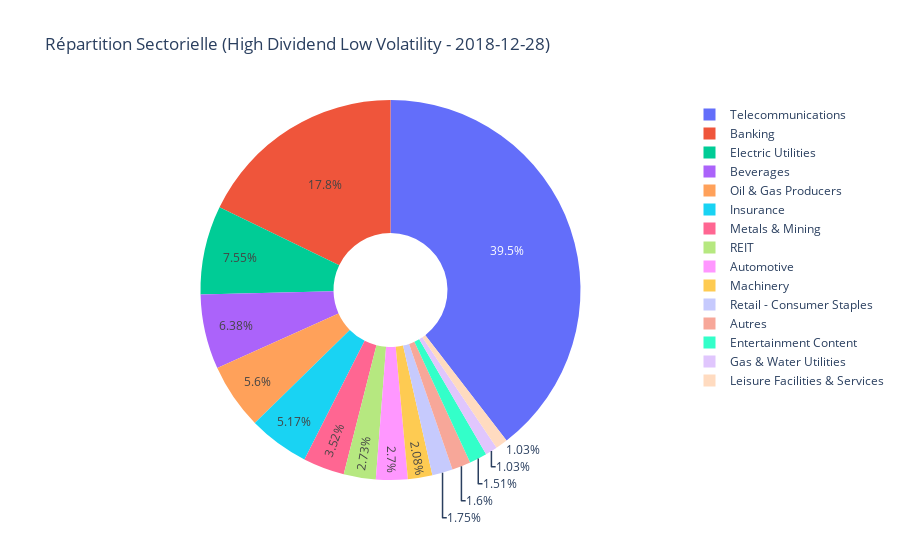
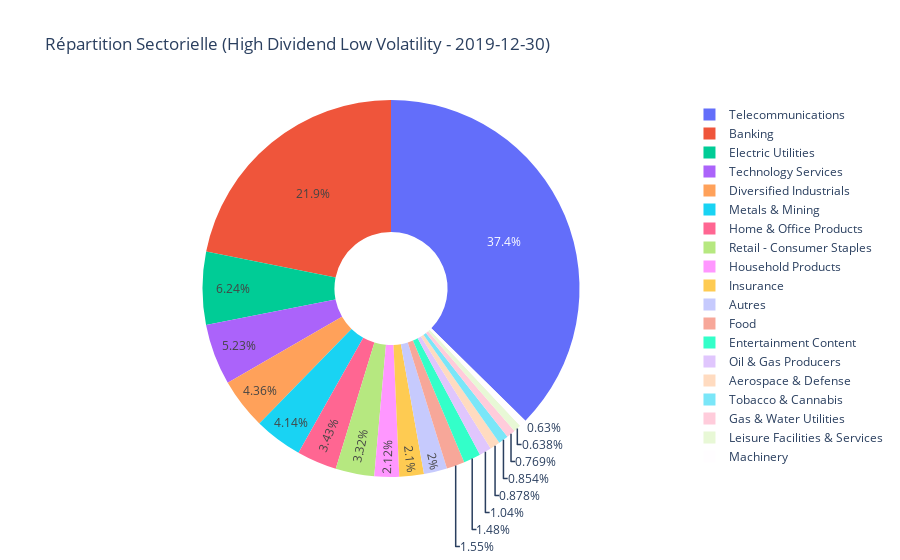
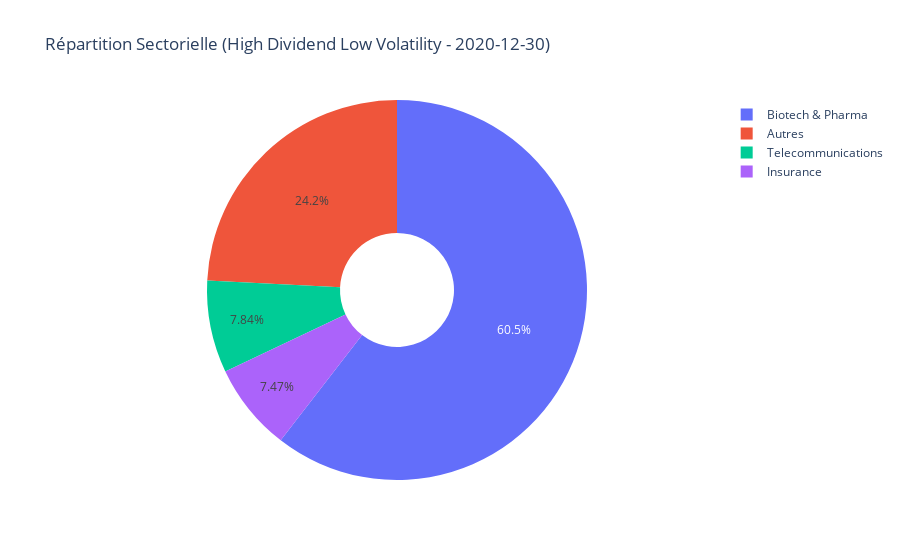
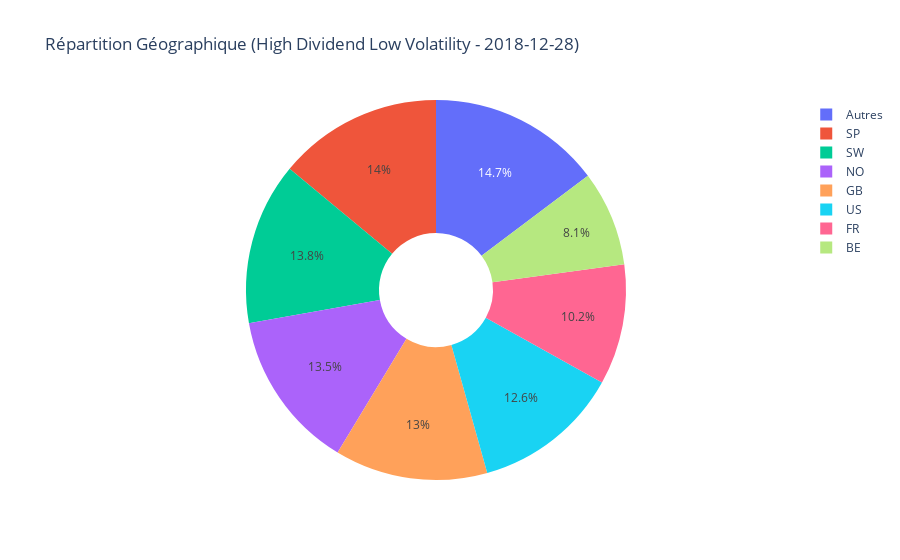

The notebook cell saved with these charts, in order:
### Markdown cell above
# 📊 Stratégie High Dividend Low Volatility  

## 🔹 Principe  
Cette stratégie combine les actions avec un **rendement en dividendes élevé** et une **faible volatilité**, en s'inspirant des méthodologies MSCI. Elle repose sur **deux facteurs** :  
- **Dividend Yield (DY)**  
- **Volatilité Historique (HV, Historical Volatility)**  

Nous utilisons des **Scores Z** pour identifier les **50 meilleures actions combinant un haut dividende et une faible volatilité**.

---

## 🔢 Calcul du Score Z  
Chaque indicateur est transformé en score Z :

\[
Z_X = \frac{X_i - \bar{X}}{\sigma_X}
\]

avec :
- \( Z_{\text{DY}} = \frac{\text{DY} - \bar{\text{DY}}}{\sigma(\text{DY})} \)  
- \( Z_{\text{HV}} = \frac{-\text{HV} - (-\bar{\text{HV}})}{\sigma(-\text{HV})} = \frac{\bar{\text{HV}} - \text{HV}}{\sigma(\text{HV})} \)  

Le **Score Z High Dividend Low Volatility** est la moyenne de ces deux valeurs.

### Code cell
indices_high_div_low_vol_rebal = prj.rebalancer_indice(df_prices, df_qual_dict, df_secteurs, rebalance_dates, prj.style_high_div_low_vol, n_actions=50)
prj.tracer_indices_comparaison(indices_high_div_low_vol_rebal, "Value")
prj.plot_sector_piecharts(indices_high_div_low_vol_rebal, df_secteurs, "High Dividend Low Volatility")
prj.plot_country_piecharts(indices_high_div_low_vol_rebal, df_qual_dict, "High Dividend Low Volatility")

### Figure 1 — Plotly figure (JSON) as saved in the notebook; plotly's stock layout.template omitted (floating-point values rounded to 4 significant figures)
{"data": [{"domain": {"x": [0, 1], "y": [0, 1]}, "hole": 0.3, "hovertemplate": "Sector=%{label}<br>Weight=%{value}<extra></extra>", "labels": ["Automotive", "Autres", "Banking", "Beverages", "Electric Utilities", "Entertainment Content", "Gas & Water Utilities", "Insurance", "Leisure Facilities & Services", "Machinery", "Metals & Mining", "Oil & Gas Producers", "REIT", "Retail - Consumer Staples", "Telecommunications"], "legendgroup": "", "name": "", "showlegend": true, "type": "pie", "values": [0.02697, 0.01597, 0.1782, 0.06375, 0.07548, 0.01507, 0.01034, 0.05172, 0.01031, 0.02079, 0.03523, 0.05599, 0.02728, 0.01748, 0.3954]}], "layout": {"legend": {"tracegroupgap": 0}, "title": {"text": "Répartition Sectorielle (High Dividend Low Volatility - 2018-12-28)"}}}

### Figure 2 — Plotly figure (JSON) as saved in the notebook; plotly's stock layout.template omitted (floating-point values rounded to 4 significant figures)
{"data": [{"domain": {"x": [0, 1], "y": [0, 1]}, "hole": 0.3, "hovertemplate": "Sector=%{label}<br>Weight=%{value}<extra></extra>", "labels": ["Aerospace & Defense", "Autres", "Banking", "Diversified Industrials", "Electric Utilities", "Entertainment Content", "Food", "Gas & Water Utilities", "Home & Office Products", "Household Products", "Insurance", "Leisure Facilities & Services", "Machinery", "Metals & Mining", "Oil & Gas Producers", "Retail - Consumer Staples", "Technology Services", "Telecommunications", "Tobacco & Cannabis"], "legendgroup": "", "name": "", "showlegend": true, "type": "pie", "values": [0.00878, 0.01996, 0.2186, 0.04363, 0.06236, 0.01475, 0.01552, 0.007688, 0.03434, 0.02119, 0.02101, 0.006379, 0.006302, 0.04137, 0.01043, 0.03316, 0.05234, 0.3736, 0.008539]}], "layout": {"legend": {"tracegroupgap": 0}, "title": {"text": "Répartition Sectorielle (High Dividend Low Volatility - 2019-12-30)"}}}

### Figure 3 — Plotly figure (JSON) as saved in the notebook; plotly's stock layout.template omitted (floating-point values rounded to 4 significant figures)
{"data": [{"domain": {"x": [0, 1], "y": [0, 1]}, "hole": 0.3, "hovertemplate": "Sector=%{label}<br>Weight=%{value}<extra></extra>", "labels": ["Autres", "Biotech & Pharma", "Insurance", "Telecommunications"], "legendgroup": "", "name": "", "showlegend": true, "type": "pie", "values": [0.2421, 0.6048, 0.07471, 0.0784]}], "layout": {"legend": {"tracegroupgap": 0}, "title": {"text": "Répartition Sectorielle (High Dividend Low Volatility - 2020-12-30)"}}}

### Figure 4 — Plotly figure (JSON) as saved in the notebook; plotly's stock layout.template omitted (floating-point values rounded to 4 significant figures)
{"data": [{"domain": {"x": [0, 1], "y": [0, 1]}, "hole": 0.3, "hovertemplate": "COUNTRY=%{label}<br>Weight=%{value}<extra></extra>", "labels": ["Autres", "BE", "FR", "GB", "NO", "SP", "SW", "US"], "legendgroup": "", "name": "", "showlegend": true, "type": "pie", "values": [0.1474, 0.08098, 0.1025, 0.1301, 0.1353, 0.14, 0.1381, 0.1256]}], "layout": {"legend": {"tracegroupgap": 0}, "title": {"text": "Répartition Géographique (High Dividend Low Volatility - 2018-12-28)"}}}
